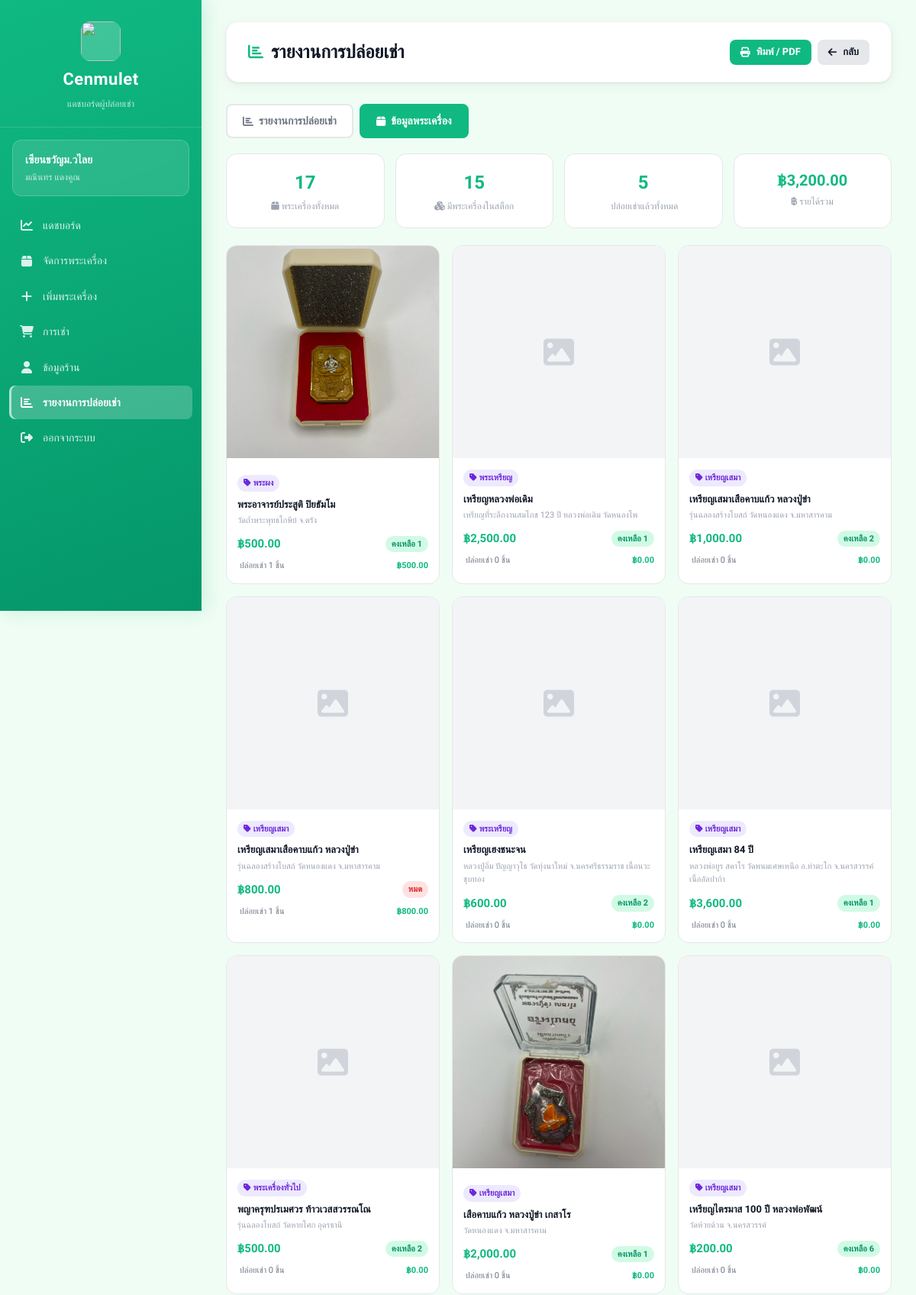
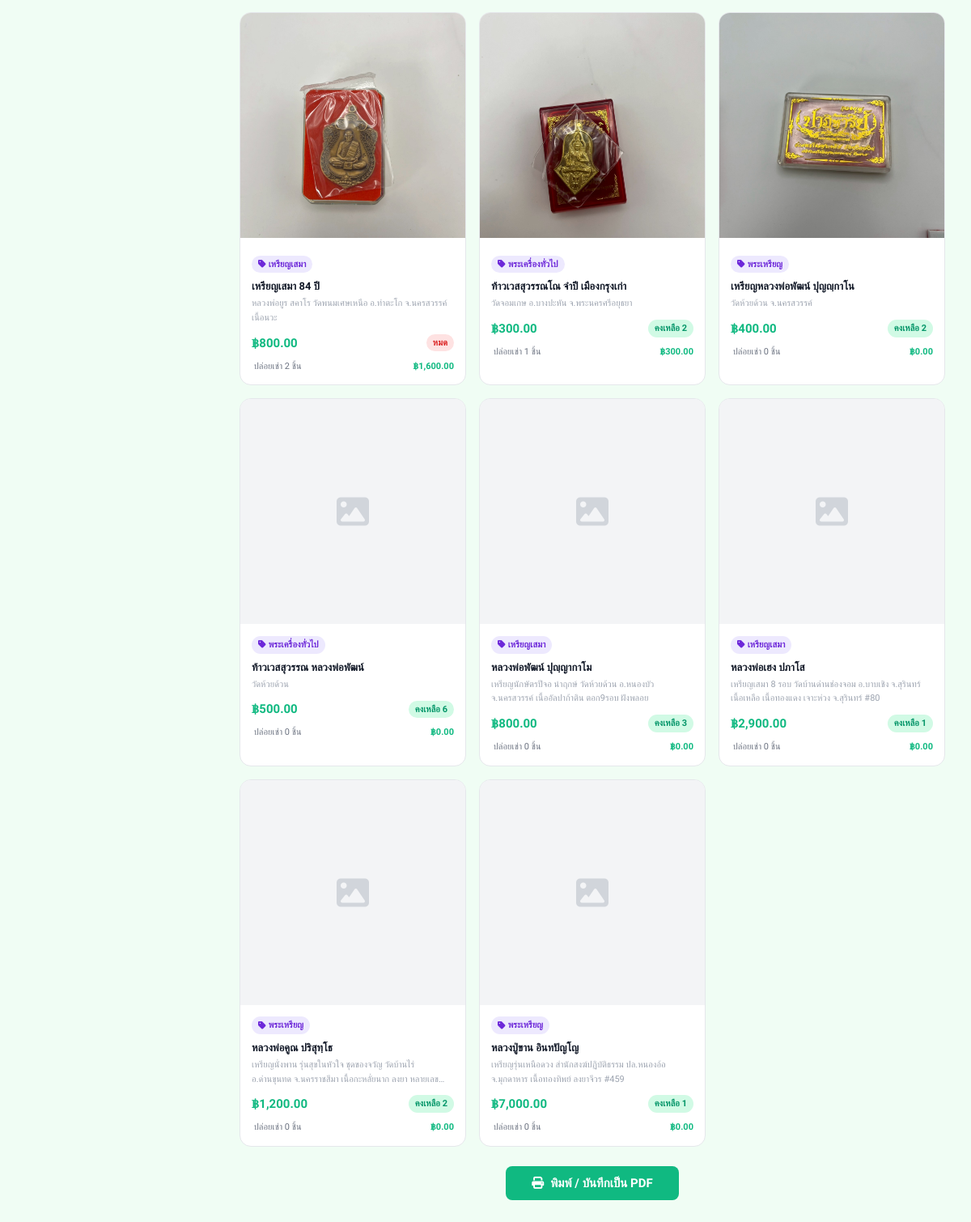
The page /views/seller/report.php?view=products (signed in) on the database its author committed (2 pictures, top to bottom).
### tables this page shows
CREATE TABLE sellers (
    id INTEGER PRIMARY KEY AUTOINCREMENT,
    fullname TEXT,
    store_name TEXT,
    username TEXT UNIQUE,
    password TEXT,
    address TEXT,
    img_store TEXT,
    tel TEXT,
    pay_contax TEXT,
    id_per TEXT,
    img_per TEXT,

    status TEXT DEFAULT 'pending',
    reject_reason TEXT,
    reviewed_at DATETIME
, pay_bank TEXT);

CREATE TABLE amulets (
    id INTEGER PRIMARY KEY AUTOINCREMENT,
    amulet_name TEXT,
    source TEXT,
    quantity INTEGER,
    price REAL,
    image TEXT,
    sellerId INTEGER,
    categoryId INTEGER, is_hidden INTEGER DEFAULT 0,
    FOREIGN KEY (sellerId) REFERENCES sellers(id),
    FOREIGN KEY (categoryId) REFERENCES categories(id)
);

### views/seller/report.php (the view, shortened to what this page needs)
<?php
require_once __DIR__ . "/../../config/db.php";
$seller_id = $_SESSION['user_id'];
$stmt = $db->prepare("SELECT id, fullname, store_name, pay_contax, address, tel FROM sellers WHERE id = :id");
$stmt->execute([':id' => $seller_id]);
$seller = $stmt->fetch(PDO::FETCH_ASSOC);
$view = $_GET['view'] ?? 'sales';
if ($view === 'products') {
    $prod_stmt = $db->prepare("
        SELECT
            a.id,
            a.amulet_name,
            a.source,
            a.price,
            a.quantity,
            c.category_name,
            COALESCE(
                (SELECT ai.image FROM amulet_images ai
                 WHERE ai.amulet_id = a.id
                 ORDER BY ai.sort_order ASC LIMIT 1),
                a.image
            ) AS main_image,
            COALESCE(SUM(oi.quantity), 0)              AS total_sold,
            COALESCE(SUM(oi.quantity * oi.price), 0)   AS revenue
        FROM amulets a
        LEFT JOIN categories c   ON a.categoryId  = c.id
        LEFT JOIN order_items oi ON a.id = oi.amulet_id
        LEFT JOIN orders o       ON oi.order_id = o.id AND o.status = 'completed'
        WHERE a.sellerId = :sid
        GROUP BY a.id
        ORDER BY a.id DESC
    ");
    $prod_stmt->execute([':sid' => $seller_id]);
    $products = $prod_stmt->fetchAll(PDO::FETCH_ASSOC);
    $total_products = count($products);
    $in_stock       = count(array_filter($products, function($p) { return $p['quantity'] > 0; }));
    $total_sold_all = array_sum(array_column($products, 'total_sold'));
    $total_revenue  = array_sum(array_column($products, 'revenue'));
}
?>
<!DOCTYPE html>
<html lang="th">
<head>
    <link rel="stylesheet" href="/public/css/dashboard.css">
    <link rel="stylesheet" href="https://cdnjs.cloudflare.com/ajax/libs/font-awesome/6.5.1/css/all.min.css">
    <link rel="stylesheet" href="https://cdnjs.cloudflare.com/ajax/libs/flatpickr/4.6.13/flatpickr.min.css">
</head>
<body>
<div class="dashboard-container">
    <aside class="sidebar">
        <div class="sidebar-header">
            <img src="/public/images/image.png" alt="">
            <h2>Cenmulet</h2>
            <p>แดชบอร์ดผู้ปล่อยเช่า</p>
        </div>
        <div class="sidebar-user">
            <h3><?php echo htmlspecialchars($seller['store_name']); ?></h3>
            <p><?php echo htmlspecialchars($seller['fullname']); ?></p>
        </div>
        <ul class="sidebar-menu">
            <li><a href="/views/seller/dashboard.php"><i class="fa-solid fa-chart-line"></i> แดชบอร์ด</a></li>
            <li><a href="/views/seller/products.php"><i class="fa-solid fa-box"></i> จัดการพระเครื่อง</a></li>
            <li><a href="/views/seller/add_product.php"><i class="fa-solid fa-plus"></i> เพิ่มพระเครื่อง</a></li>
            <li><a href="/views/seller/orders.php"><i class="fa-solid fa-shopping-cart"></i> การเช่า</a></li>
            <li><a href="/views/seller/seller_profile.php"><i class="fa-solid fa-user"></i> ข้อมูลร้าน</a></li>
            <li><a href="/views/seller/report.php" class="active"><i class="fa-solid fa-chart-bar"></i> รายงานการปล่อยเช่า</a></li>
            <li><a href="/auth/logout.php"><i class="fa-solid fa-right-from-bracket"></i> ออกจากระบบ</a></li>
        </ul>
    </aside>
    <main class="main-content">
        <div class="top-bar no-print">
            <h1><i class="fa-solid fa-chart-bar"></i> รายงานการปล่อยเช่า</h1>
            <div style="display:flex;gap:8px">
                <button onclick="window.print()" class="btn btn-primary btn-sm">
                    <i class="fa-solid fa-print"></i> พิมพ์ / PDF
                </button>
                <a href="/views/seller/orders.php" class="btn btn-secondary btn-sm">
                    <i class="fa-solid fa-arrow-left"></i> กลับ
                </a>
            </div>
        </div>
        <div class="view-tabs no-print">
            <a href="?view=sales"
               class="view-tab <?php echo $view === 'sales' ? 'active' : ''; ?>">
                <i class="fa-solid fa-chart-bar"></i> รายงานการปล่อยเช่า
            </a>
            <a href="?view=products"
               class="view-tab <?php echo $view === 'products' ? 'active' : ''; ?>">
                <i class="fa-solid fa-box"></i> ข้อมูลพระเครื่อง
            </a>
        </div>
        <?php if ($view === 'products'): ?>
        <div class="summary-row">
            <div class="summary-box">
                <div class="s-val"><?php echo number_format($total_products); ?></div>
                <div class="s-lbl"><i class="fa-solid fa-box"></i> พระเครื่องทั้งหมด</div>
            </div>
            <div class="summary-box">
                <div class="s-val"><?php echo number_format($in_stock); ?></div>
                <div class="s-lbl"><i class="fa-solid fa-cubes"></i> มีพระเครื่องในสต็อก</div>
            </div>
            <div class="summary-box">
                <div class="s-val"><?php echo number_format($total_sold_all); ?></div>
                <div class="s-lbl"><i class="fa-solid fa-cart-check"></i> ปล่อยเช่าแล้วทั้งหมด</div>
            </div>
            <div class="summary-box">
                <div class="s-val" style="font-size:20px">฿<?php echo number_format($total_revenue, 2); ?></div>
                <div class="s-lbl"><i class="fa-solid fa-baht-sign"></i> รายได้รวม</div>
            </div>
        </div>
        <?php if (count($products) > 0): ?>
        <div class="products-grid no-print">
            <?php foreach ($products as $p): ?>
            <div class="prod-card">
                <?php if (!empty($p['main_image'])): ?>
                    <img class="prod-img"
                         src="/uploads/amulets/<?php echo htmlspecialchars($p['main_image']); ?>"
                         alt="<?php echo htmlspecialchars($p['amulet_name']); ?>"
                         onerror="this.style.display='none';this.nextElementSibling.style.display='flex'">
                    <div class="prod-img-ph" style="display:none"><i class="fa-solid fa-image"></i></div>
                <?php else: ?>
                    <div class="prod-img-ph"><i class="fa-solid fa-image"></i></div>
                <?php endif; ?>
                <div class="prod-body">
                    <?php if (!empty($p['category_name'])): ?>
                    <span class="cat-tag"><i class="fa-solid fa-tag"></i> <?php echo htmlspecialchars($p['category_name']); ?></span>
                    <?php endif; ?>
                    <div class="prod-name"><?php echo htmlspecialchars($p['amulet_name']); ?></div>
                    <div class="prod-source"><?php echo htmlspecialchars($p['source'] ?? ''); ?></div>
                    <div class="prod-meta">
                        <span class="prod-price">฿<?php echo number_format($p['price'], 2); ?></span>
                        <span class="<?php echo $p['quantity'] > 0 ? 'qty-ok' : 'qty-none'; ?>">
                            <?php echo $p['quantity'] > 0 ? 'คงเหลือ ' . number_format($p['quantity']) : 'หมด'; ?>
                        </span>
                    </div>
                    <div class="sold-info">
                        <span><i class="fa-solid fa-cart-check"></i> ปล่อยเช่า <?php echo number_format($p['total_sold']); ?> ชิ้น</span>
                        <span style="color:#10b981;font-weight:600">฿<?php echo number_format($p['revenue'], 2); ?></span>
                    </div>
                </div>
            </div>
            <?php endforeach; ?>
        </div>
        <?php endif; ?>
        <div style="text-align:center;margin-top:20px" class="no-print">
            <button onclick="window.print()" class="btn btn-primary" style="padding:12px 32px;font-size:15px">
                <i class="fa-solid fa-print"></i> พิมพ์ / บันทึกเป็น PDF
            </button>
        </div>
        <?php endif; ?>
    </main>
</div>
</body>
</html>

### public/css/dashboard.css (style rules this page uses)
:root { --primary: #10b981; --primary-dark: #059669; --primary-light: #d1fae5; --admin-primary: #6366f1; --admin-primary-dark: #4f46e5; --bg: #f0fdf4; --bg-admin: #f5f3ff; --white: #ffffff; --border: #e5e7eb; --border-light: #f3f4f6; --text-primary: #111827; --text-secondary:#6b7280; --text-muted: #9ca3af; --success: #10b981; --success-bg: #d1fae5; --warning: #f59e0b; --warning-bg: #fef3c7; --danger: #ef4444; --danger-bg: #fee2e2; --info: #3b82f6; --info-bg: #dbeafe; --sidebar-w: 264px; --radius-sm: 8px; --radius: 12px; --radius-lg: 16px; --shadow: 0 1px 3px rgba(0,0,0,.07), 0 4px 16px rgba(0,0,0,.05); --shadow-md: 0 4px 12px rgba(0,0,0,.10), 0 8px 32px rgba(0,0,0,.06); --transition: all .25s ease; }
*, *::before, *::after { margin: 0; padding: 0; box-sizing: border-box; }
html { scroll-behavior: smooth; }
body { font-family: 'Sarabun', 'Kanit', sans-serif; background: var(--bg); color: var(--text-primary); font-size: 15px; line-height: 1.6; }
.dashboard-container { display: flex; min-height: 100vh; }
.sidebar { width: var(--sidebar-w); background: linear-gradient(160deg, var(--primary) 0%, var(--primary-dark) 100%); color: #fff; padding: 0; position: fixed; top: 0; left: 0; height: 100vh; overflow-y: auto; display: flex; flex-direction: column; z-index: 100; box-shadow: 4px 0 24px rgba(16,185,129,.18); }
.sidebar-header { padding: 28px 24px 20px; border-bottom: 1px solid rgba(255,255,255,.15); display: flex; flex-direction: column; align-items: center; gap: 6px; }
.sidebar-header img { width: 52px; height: 52px; border-radius: 12px; object-fit: cover; background: rgba(255,255,255,.2); }
.sidebar-header h2 { font-size: 22px; font-weight: 700; letter-spacing: .5px; }
.sidebar-header p { font-size: 12px; opacity: .75; }
.sidebar-user { margin: 16px 16px 8px; background: rgba(255,255,255,.12); border: 1px solid rgba(255,255,255,.18); border-radius: var(--radius); padding: 14px 16px; backdrop-filter: blur(8px); }
.sidebar-user h3 { font-size: 14px; font-weight: 600; margin-bottom: 2px; }
.sidebar-user p { font-size: 12px; opacity: .75; }
.sidebar-menu { list-style: none; padding: 8px 12px; flex: 1; }
.sidebar-menu li { margin-bottom: 2px; }
.sidebar-menu a { display: flex; align-items: center; gap: 12px; padding: 11px 14px; color: rgba(255,255,255,.85); text-decoration: none; border-radius: var(--radius-sm); font-size: 14px; font-weight: 500; transition: var(--transition); position: relative; }
.sidebar-menu a i { font-size: 16px; width: 18px; text-align: center; }
.sidebar-menu a.active { background: rgba(255,255,255,.22); color: #fff; font-weight: 600; box-shadow: inset 3px 0 0 rgba(255,255,255,.6); }
.main-content { margin-left: var(--sidebar-w); flex: 1; padding: 28px 32px; min-width: 0; }
.top-bar { background: var(--white); padding: 20px 28px; border-radius: var(--radius-lg); box-shadow: var(--shadow); margin-bottom: 28px; display: flex; justify-content: space-between; align-items: center; border: 1px solid var(--border-light); }
.top-bar h1 { font-size: 24px; font-weight: 700; color: var(--text-primary); display: flex; align-items: center; gap: 10px; }
.top-bar h1 i { color: var(--primary); font-size: 20px; }
.btn { display: inline-flex; align-items: center; gap: 8px; padding: 10px 20px; border-radius: var(--radius-sm); font-size: 14px; font-weight: 600; font-family: inherit; text-decoration: none; cursor: pointer; border: none; transition: var(--transition); white-space: nowrap; }
.btn-primary { background: var(--primary); color: #fff; }
.btn-secondary { background: var(--border); color: var(--text-primary); }
.btn-sm { padding: 6px 14px; font-size: 13px; }

### rows shown on the page
sellers: store_name "เซียนขวัญม.วไลย", fullname "มณินทร แดงคูณ"
amulets: shows a picture, category_name "พระผง", amulet_name "พระอาจารย์ประสูติ ปิยธัมโม", source "วัดถ้ำพระพุทธโกษีย์ จ.ตรัง", price "500.00", quantity "1", total_sold "1", revenue "500.00"
amulets: category_name "พระเหรียญ", amulet_name "เหรียญหลวงพ่อเดิม", source "เหรียญที่ระลึกงานสมโภช 123 ปี หลวงพ่อเดิม วัดหนองโพ", price "2,500.00", quantity "1", total_sold "0", revenue "0.00"
amulets: category_name "เหรียญเสมา", amulet_name "เหรียญเสมาเสือคาบแก้ว หลวงปู่ขำ", source "รุ่นฉลองสร้างโบสถ์ วัดหนองแดง จ.มหาสารคาม", price "1,000.00", quantity "2", total_sold "0", revenue "0.00"
amulets: category_name "เหรียญเสมา", amulet_name "เหรียญเสมาเสือคาบแก้ว หลวงปู่ขำ", source "รุ่นฉลองสร้างโบสถ์ วัดหนองแดง จ.มหาสารคาม", price "800.00", quantity "หมด", total_sold "1", revenue "800.00"
amulets: category_name "พระเหรียญ", amulet_name "เหรียญเฮงชนะจน", source "หลวงปู่อิ่ม ปัญญาวุโธ วัดทุ่งนาใหม่ จ.นครศรีธรรมราช เนื้อนวะชุบทอง", price "600.00", quantity "2", total_sold "0", revenue "0.00"
amulets: category_name "เหรียญเสมา", amulet_name "เหรียญเสมา 84 ปี", source "หลวงพ่อยูร สคาโร วัดพนมเศษเหนือ อ.ท่าตะโก จ.นครสวรรค์ เนื้ออัลปาก้า", price "3,600.00", quantity "1", total_sold "0", revenue "0.00"
amulets: category_name "พระเครื่องทั่วไป", amulet_name "พญาครุฑปรเมศวร ท้าวเวสสวรรณโณ", source "รุ่นฉลองโบสถ์ วัดหายโศก อุดรธานี", price "500.00", quantity "2", total_sold "0", revenue "0.00"
amulets: shows a picture, category_name "เหรียญเสมา", amulet_name "เสือคาบแก้ว หลวงปู่ขำ เกสาโร", source "วัดหนองแดง จ.มหาสารคาม", price "2,000.00", quantity "1", total_sold "0", revenue "0.00"
amulets: category_name "เหรียญเสมา", amulet_name "เหรียญไตรมาส 100 ปี หลวงพ่อพัฒน์", source "วัดห้วยด้วน จ.นครสวรรค์", price "200.00", quantity "6", total_sold "0", revenue "0.00"
amulets: shows a picture, category_name "เหรียญเสมา", amulet_name "เหรียญเสมา 84 ปี", source "หลวงพ่อยูร สคาโร วัดพนมเศษเหนือ อ.ท่าตะโก จ.นครสวรรค์ เนื้อนวะ", price "800.00", quantity "หมด", total_sold "2", revenue "1,600.00"
amulets: shows a picture, category_name "พระเครื่องทั่วไป", amulet_name "ท้าวเวสสุวรรณโณ จำปี เมืองกรุงเก่า", source "วัดจอมเกษ อ.บางปะหัน จ.พระนครศรีอยุธยา", price "300.00", quantity "2", total_sold "1", revenue "300.00"
amulets: shows a picture, category_name "พระเหรียญ", amulet_name "เหรียญหลวงพ่อพัฒน์ ปุญญฺกาโน", source "วัดห้วยด้วน จ.นครสวรรค์", price "400.00", quantity "2", total_sold "0", revenue "0.00"
amulets: category_name "พระเครื่องทั่วไป", amulet_name "ท้าวเวสสุวรรณ หลวงพ่อพัฒน์", source "วัดห้วยด้วน", price "500.00", quantity "6", total_sold "0", revenue "0.00"
amulets: category_name "เหรียญเสมา", amulet_name "หลวงพ่อพัฒน์ ปุญฺญากาโม", source "เหรียญนักษัตรปีจอ นำฤกษ์ วัดห้วยด้วน อ.หนองบัว จ.นครสวรรค์ เนื้ออัลปาก้าติน ตอก9รอบ ฝังพลอย", price "800.00", quantity "3", total_sold "0", revenue "0.00"
amulets: category_name "เหรียญเสมา", amulet_name "หลวงพ่อเฮง ปภาโส", source "เหรียญเสมา 8 รอบ วัดบ้านด่านช่องจอม อ.บาบเชิง จ.สุรินทร์ เนื้อเหลือ เนื้อทองแดง เจาะห่วง จ.สุรินทร์ #80", price "2,900.00", quantity "1", total_sold "0", revenue "0.00"
amulets: category_name "พระเหรียญ", amulet_name "หลวงพ่อคูณ ปริสุทฺโธ", source "เหรียญนั่งพาน รุ่นสุขในหัวใจ ชุดของจวัญ วัดบ้านไร่ อ.ด่านขุนทด จ.นครราชสีมา เนื้อกะหลั่ยนาก ลงยา…", price "1,200.00", quantity "2", total_sold "0", revenue "0.00"
amulets: category_name "พระเหรียญ", amulet_name "หลวงปู่ขาน อินทปัญโญ", source "เหรียญรุ่นเหนือดวง สำนักสงฆ์ปฏิบัติธรรม ปล.หนองอ้อ จ.มุกดาหาร เนื้อทองทิพย์ ลงยาจีวร #459", price "7,000.00", quantity "1", total_sold "0", revenue "0.00"

### other values the page prints
$total_products "17"
$in_stock "15"
$total_sold_all "5"
$total_revenue "3,200.00"
